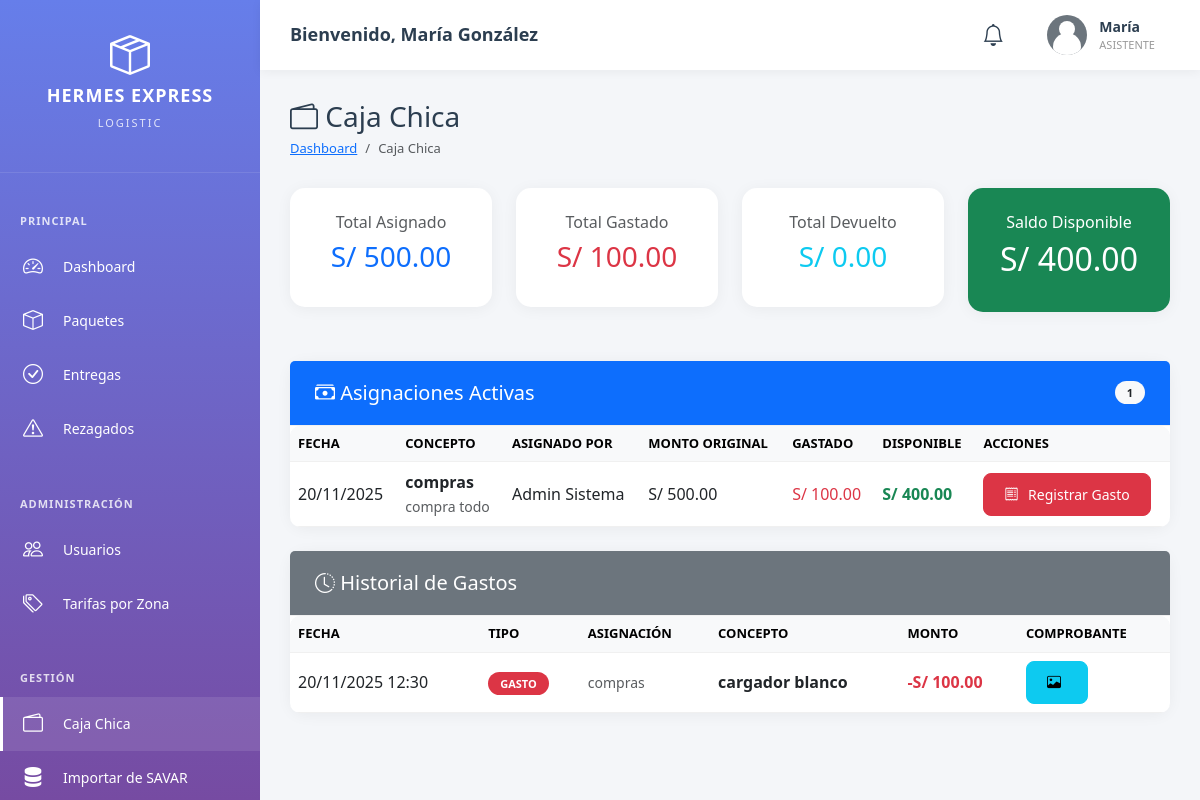
Screenshot of /asistente/caja_chica.php (signed in) with the database file from the repository.
### tables this page shows
CREATE TABLE IF NOT EXISTS caja_chica (
    id INT PRIMARY KEY AUTO_INCREMENT,
    tipo ENUM('asignacion', 'gasto', 'devolucion') NOT NULL,
    monto DECIMAL(10, 2) NOT NULL,
    concepto TEXT NOT NULL,
    descripcion TEXT,
    foto_comprobante VARCHAR(255),
    asignado_por INT COMMENT 'ID del admin que asigna',
    asignado_a INT COMMENT 'ID del asistente que recibe',
    registrado_por INT NOT NULL COMMENT 'ID del usuario que registra',
    asignacion_padre_id INT COMMENT 'ID de la asignación original para gastos',
    fecha_operacion DATETIME NOT NULL,
    fecha_registro TIMESTAMP DEFAULT CURRENT_TIMESTAMP,
    INDEX idx_tipo (tipo),
    INDEX idx_asignado_a (asignado_a),
    INDEX idx_fecha (fecha_operacion)
);

CREATE TABLE IF NOT EXISTS usuarios (
    id INT PRIMARY KEY AUTO_INCREMENT,
    nombre VARCHAR(100) NOT NULL,
    apellido VARCHAR(100) NOT NULL,
    email VARCHAR(150) UNIQUE NOT NULL,
    telefono VARCHAR(20),
    password VARCHAR(255) NOT NULL,
    rol ENUM('admin', 'asistente', 'repartidor') NOT NULL,
    foto_perfil VARCHAR(255) DEFAULT 'default.png',
    estado ENUM('activo', 'inactivo', 'suspendido') DEFAULT 'activo',
    fecha_registro TIMESTAMP DEFAULT CURRENT_TIMESTAMP,
    ultimo_acceso TIMESTAMP NULL,
    INDEX idx_email (email),
    INDEX idx_rol (rol)
);

### config/database.php (called while the page is built, shortened)
<?php
class Database {
    private static $instance = null;
    public static function getInstance() {
        if (self::$instance === null) {
            self::$instance = new Database();
        }
        return self::$instance;
    }
    public function fetchAll($result) {
        $rows = [];
        if ($result && is_object($result)) {
            if ($result instanceof mysqli_result) {
                while ($row = $result->fetch_assoc()) {
                    $rows[] = $row;
                }
            }
        } elseif (is_array($result)) {
            return $result;
        }
        return $rows;
    }
}
?>

### asistente/caja_chica.php (the view, shortened to what this page needs)
<?php
$db = Database::getInstance()->getConnection();
$asistente_id = $_SESSION['usuario_id'];
$stmt = $db->prepare("
    SELECT
        COALESCE(SUM(CASE WHEN tipo = 'asignacion' THEN monto ELSE 0 END), 0) as total_asignado,
        COALESCE(SUM(CASE WHEN tipo = 'gasto' THEN monto ELSE 0 END), 0) as total_gastado,
        COALESCE(SUM(CASE WHEN tipo = 'devolucion' THEN monto ELSE 0 END), 0) as total_devuelto
    FROM caja_chica
    WHERE asignado_a = ?
");
$stmt->bind_param("i", $asistente_id);
$stmt->execute();
$saldoInfo = $stmt->get_result()->fetch_assoc();
$saldo_actual = $saldoInfo['total_asignado'] - $saldoInfo['total_gastado'] - $saldoInfo['total_devuelto'];
$stmt = $db->prepare("
    SELECT cc.*,
           ua.nombre as admin_nombre, ua.apellido as admin_apellido,
           (
               SELECT COALESCE(SUM(monto), 0)
               FROM caja_chica
               WHERE asignacion_padre_id = cc.id AND tipo = 'gasto'
           ) as gastado,
           (cc.monto - (
               SELECT COALESCE(SUM(monto), 0)
               FROM caja_chica
               WHERE asignacion_padre_id = cc.id AND tipo = 'gasto'
           )) as disponible
    FROM caja_chica cc
    LEFT JOIN usuarios ua ON cc.asignado_por = ua.id
    WHERE cc.asignado_a = ? AND cc.tipo = 'asignacion'
    HAVING disponible > 0
    ORDER BY cc.fecha_operacion DESC
");
$stmt->bind_param("i", $asistente_id);
$stmt->execute();
$asignaciones = Database::getInstance()->fetchAll($stmt->get_result());
$stmt = $db->prepare("
    SELECT cc.*,
           ccp.concepto as concepto_asignacion,
           ccp.monto as monto_asignacion
    FROM caja_chica cc
    LEFT JOIN caja_chica ccp ON cc.asignacion_padre_id = ccp.id
    WHERE cc.asignado_a = ? AND cc.tipo IN ('gasto', 'devolucion')
    ORDER BY cc.fecha_operacion DESC
    LIMIT 50
");
$stmt->bind_param("i", $asistente_id);
$stmt->execute();
$historial_gastos = Database::getInstance()->fetchAll($stmt->get_result());
?>
<!DOCTYPE html>
<html lang="es">
<head>
    <link href="https://cdn.jsdelivr.net/npm/bootstrap@5.3.0/dist/css/bootstrap.min.css" rel="stylesheet">
    <link rel="stylesheet" href="https://cdn.jsdelivr.net/npm/bootstrap-icons@1.11.0/font/bootstrap-icons.css">
    <link rel="stylesheet" href="../assets/css/dashboard.css">
</head>
<body>
    <?php include 'includes/sidebar.php'; ?>
    <div class="main-content">
        <?php include 'includes/header.php'; ?>
        <div class="page-content">
            <div class="page-title">
                <h1><i class="bi bi-wallet2"></i> Caja Chica</h1>
                <nav aria-label="breadcrumb">
                    <ol class="breadcrumb">
                        <li class="breadcrumb-item"><a href="dashboard.php">Dashboard</a></li>
                        <li class="breadcrumb-item active">Caja Chica</li>
                    </ol>
                </nav>
            </div>
            <div class="row mb-4">
                <div class="col-md-3">
                    <div class="card border-success">
                        <div class="card-body text-center">
                            <h6 class="text-muted">Total Asignado</h6>
                            <h3 class="text-primary">S/ <?php echo number_format($saldoInfo['total_asignado'], 2); ?></h3>
                        </div>
                    </div>
                </div>
                <div class="col-md-3">
                    <div class="card border-danger">
                        <div class="card-body text-center">
                            <h6 class="text-muted">Total Gastado</h6>
                            <h3 class="text-danger">S/ <?php echo number_format($saldoInfo['total_gastado'], 2); ?></h3>
                        </div>
                    </div>
                </div>
                <div class="col-md-3">
                    <div class="card border-info">
                        <div class="card-body text-center">
                            <h6 class="text-muted">Total Devuelto</h6>
                            <h3 class="text-info">S/ <?php echo number_format($saldoInfo['total_devuelto'], 2); ?></h3>
                        </div>
                    </div>
                </div>
                <div class="col-md-3">
                    <div class="card border-success bg-success text-white">
                        <div class="card-body text-center">
                            <h6>Saldo Disponible</h6>
                            <h2>S/ <?php echo number_format($saldo_actual, 2); ?></h2>
                        </div>
                    </div>
                </div>
            </div>
            <?php if (!empty($asignaciones)): ?>
                <div class="card mb-4">
                    <div class="card-header bg-primary text-white d-flex justify-content-between align-items-center">
                        <h5 class="mb-0"><i class="bi bi-cash-stack"></i> Asignaciones Activas</h5>
                        <span class="badge bg-light text-dark"><?php echo count($asignaciones); ?></span>
                    </div>
                    <div class="card-body p-0">
                        <div class="table-responsive">
                            <table class="table table-hover mb-0">
                                <thead class="table-light">
                                    <tr>
                                        <th>Fecha</th>
                                        <th>Concepto</th>
                                        <th>Asignado por</th>
                                        <th>Monto Original</th>
                                        <th>Gastado</th>
                                        <th>Disponible</th>
                                        <th>Acciones</th>
                                    </tr>
                                </thead>
                                <tbody>
                                    <?php foreach ($asignaciones as $asig): ?>
                                        <tr>
                                            <td><?php echo date('d/m/Y', strtotime($asig['fecha_operacion'])); ?></td>
                                            <td>
                                                <strong><?php echo htmlspecialchars($asig['concepto']); ?></strong>
                                                <?php if ($asig['descripcion']): ?>
                                                    <br><small class="text-muted"><?php echo htmlspecialchars($asig['descripcion']); ?></small>
                                                <?php endif; ?>
                                            </td>
                                            <td><?php echo htmlspecialchars($asig['admin_nombre'] . ' ' . $asig['admin_apellido']); ?></td>
                                            <td>S/ <?php echo number_format($asig['monto'], 2); ?></td>
                                            <td class="text-danger">S/ <?php echo number_format($asig['gastado'], 2); ?></td>
                                            <td><strong class="text-success">S/ <?php echo number_format($asig['disponible'], 2); ?></strong></td>
                                            <td>
                                                <button class="btn btn-sm btn-danger" onclick="registrarGasto(<?php echo $asig['id']; ?>, <?php echo $asig['disponible']; ?>, '<?php echo htmlspecialchars($asig['concepto'], ENT_QUOTES); ?>')">
                                                    <i class="bi bi-receipt"></i> Registrar Gasto
                                                </button>
                                            </td>
                                        </tr>
                                    <?php endforeach; ?>
                                </tbody>
                            </table>
                        </div>
                    </div>
                </div>
            <?php else: ?>
                <div class="alert alert-info">
                    <i class="bi bi-info-circle"></i> No tienes asignaciones activas con saldo disponible
                </div>
            <?php endif; ?>
            <div class="card">
                <div class="card-header bg-secondary text-white">
                    <h5 class="mb-0"><i class="bi bi-clock-history"></i> Historial de Gastos</h5>
                </div>
                <div class="card-body p-0">
                    <?php if (empty($historial_gastos)): ?>
                        <div class="text-center py-5">
                            <i class="bi bi-inbox" style="font-size: 4rem; color: #ccc;"></i>
                            <p class="text-muted mt-3">No hay gastos registrados</p>
                        </div>
                    <?php else: ?>
                        <div class="table-responsive">
                            <table class="table table-hover mb-0">
                                <thead class="table-light">
                                    <tr>
                                        <th>Fecha</th>
                                        <th>Tipo</th>
                                        <th>Asignación</th>
                                        <th>Concepto</th>
                                        <th>Monto</th>
                                        <th>Comprobante</th>
                                    </tr>
                                </thead>
                                <tbody>
                                    <?php foreach ($historial_gastos as $gasto): ?>
                                        <tr>
                                            <td><?php echo date('d/m/Y H:i', strtotime($gasto['fecha_operacion'])); ?></td>
                                            <td>
                                                <span class="badge bg-<?php echo $gasto['tipo'] == 'gasto' ? 'danger' : 'info'; ?>">
                                                    <?php echo ucfirst($gasto['tipo']); ?>
                                                </span>
                                            </td>
                                            <td>
                                                <?php
                                                $concepto_asig = $gasto['concepto_asignacion'] ?? '';
                                                if (!empty($concepto_asig) && !is_numeric($concepto_asig) && $concepto_asig !== '0') {
                                                    echo '<small class="text-muted">' . htmlspecialchars($concepto_asig) . '</small>';
                                                } else {
                                                    echo '<small class="text-muted">-</small>';
                                                }
                                                ?>
                                            </td>
                                            <td>
                                                <?php if (!empty($gasto['descripcion'])): ?>
                                                    <strong><?php echo htmlspecialchars($gasto['descripcion']); ?></strong>
                                                <?php elseif (!empty($gasto['concepto']) && $gasto['concepto'] !== '0'): ?>
                                                    <strong><?php echo htmlspecialchars($gasto['concepto']); ?></strong>
                                                <?php else: ?>
                                                    <strong>Gasto sin descripción</strong>
                                                <?php endif; ?>
                                            </td>
                                            <td class="text-danger"><strong>-S/ <?php echo number_format($gasto['monto'], 2); ?></strong></td>
                                            <td>
                                                <?php if ($gasto['foto_comprobante']): ?>
                                                    <button class="btn btn-sm btn-info" onclick="verComprobante('<?php echo $gasto['foto_comprobante']; ?>')">
                                                        <i class="bi bi-image"></i>
                                                    </button>
                                                <?php else: ?>
                                                    <span class="text-muted">-</span>
                                                <?php endif; ?>
                                            </td>
                                        </tr>
                                    <?php endforeach; ?>
                                </tbody>
                            </table>
                        </div>
                    <?php endif; ?>
                </div>
            </div>
        </div>
    </div>
</body>
</html>

### assets/css/dashboard.css (style rules this page uses)
:root { --primary-color: #667eea; --secondary-color: #764ba2; --success-color: #28a745; --danger-color: #dc3545; --warning-color: #ffc107; --info-color: #17a2b8; --dark-color: #2c3e50; --light-color: #f8f9fa; --sidebar-width: 260px; --header-height: 70px; }
* { margin: 0; padding: 0; box-sizing: border-box; }
body { font-family: 'Segoe UI', Tahoma, Geneva, Verdana, sans-serif; background: #f4f6f9; color: #333; overflow-x: hidden; }
.main-content { margin-left: var(--sidebar-width); margin-top: var(--header-height); min-height: calc(100vh - var(--header-height)); width: calc(100% - var(--sidebar-width)); flex: 1; padding: 0; }
.page-content { padding: 30px; }
.page-title { margin-bottom: 30px; }
.page-title h1 { font-size: 28px; color: var(--dark-color); margin-bottom: 5px; }
.page-title .breadcrumb { background: none; padding: 0; margin: 0; font-size: 13px; }
.card { background: white; border-radius: 15px; box-shadow: 0 2px 15px rgba(0, 0, 0, 0.05); margin-bottom: 25px; border: none; }
.card-header { background: none; border-bottom: 1px solid #f0f0f0; padding: 20px 25px; }
.card-body { padding: 25px; }
.table-responsive { border-radius: 10px; overflow: hidden; }
table { width: 100%; margin-bottom: 0; }
thead { background: #f8f9fa; }
th { padding: 15px; font-weight: 600; font-size: 13px; text-transform: uppercase; color: #666; }
td { padding: 15px; vertical-align: middle; }
tr { border-bottom: 1px solid #f0f0f0; }
.badge { padding: 6px 12px; border-radius: 20px; font-size: 11px; font-weight: 600; text-transform: uppercase; }
.btn { padding: 10px 20px; border-radius: 8px; font-weight: 500; transition: all 0.3s ease; }
.btn i { margin-right: 6px; }

### rows the page displays
caja_chica: fecha_operacion "20/11/2025", concepto "compras", descripcion "compra todo", asignado_por.apellido "Admin Sistema", monto "500.00", gastado "100.00", disponible "400.00"
caja_chica: fecha_operacion "20/11/2025 12:30", tipo "GASTO", asignacion_padre.concepto "compras", descripcion "cargador blanco", monto "100.00"

### other values shown
$_SESSION['nombre'] . ' ' . ($_SESSION['apellido'] ?? '') "María González"
$_SESSION['nombre'] "María"
$saldoInfo['total_asignado'] "500.00"
$saldoInfo['total_gastado'] "100.00"
$saldoInfo['total_devuelto'] "0.00"
$saldo_actual "400.00"
count($asignaciones) "1"
